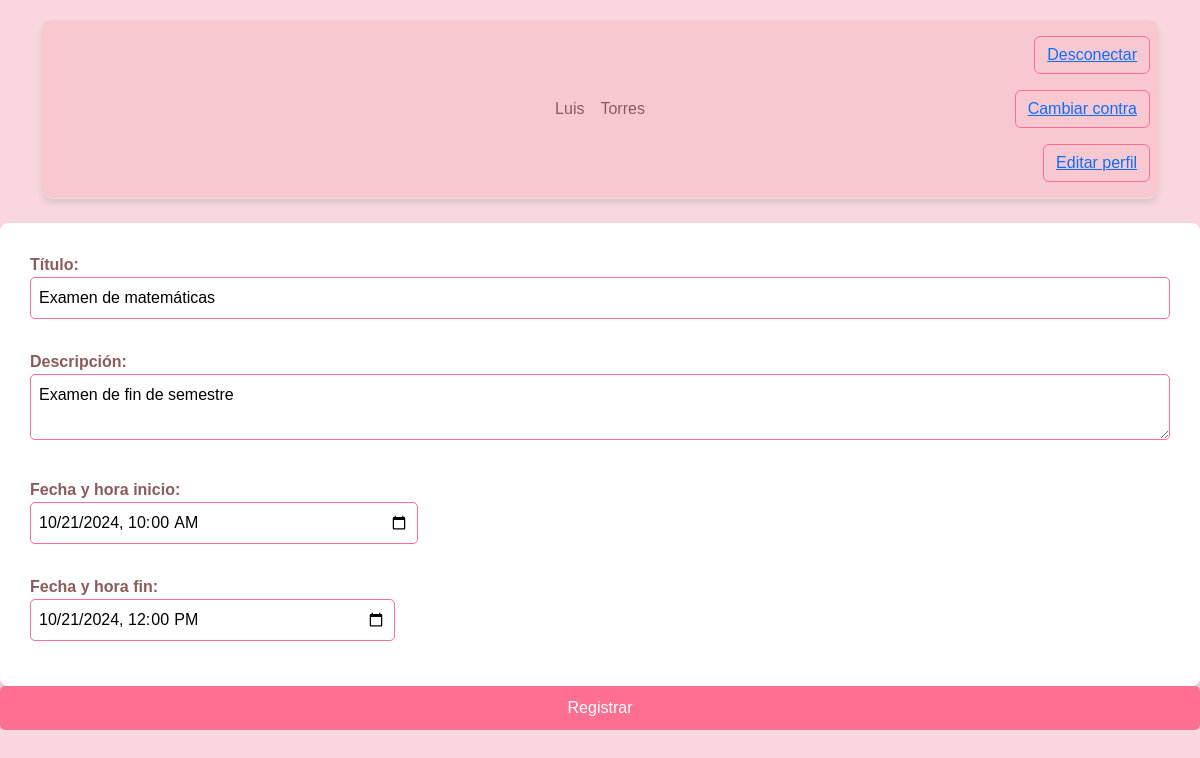
Page /edit-event.php?id=16 (signed in) on the committed database.
### tables this page shows
CREATE TABLE users (id INTEGER PRIMARY KEY AUTOINCREMENT,
                                                            email TEXT UNIQUE,
                                                            password TEXT,
                                                            first_name TEXT,
                                                            last_name TEXT,
                                                            birth_date TEXT,
                                                            about TEXT);

CREATE TABLE events (id INTEGER PRIMARY KEY AUTOINCREMENT,
                                                            user_id INTEGER,
                                                            title TEXT,
                                                            description TEXT,
                                                            start_date TEXT,
                                                            end_date TEXT,
                                                            FOREIGN KEY(user_id) REFERENCES users(id));

### data-access/CalendarDataAccess.php (called while the page is built, shortened)
<?php
require_once __DIR__ . "/../entities/User.php";
require_once __DIR__ . "/../entities/Event.php";
class CalendarDataAccess
{
    private $pdo;
    public function __construct($dbFile)
    {
        $this->pdo = new PDO("sqlite:" . $dbFile);
        $this->pdo->setAttribute(PDO::ATTR_ERRMODE, PDO::ERRMODE_EXCEPTION);
        $this->createInitialDataIfTablesEmpty();
    }
    private function createTables(): void
    {
        $this->pdo->exec("CREATE TABLE IF NOT EXISTS users (id INTEGER PRIMARY KEY AUTOINCREMENT,
                                                            email TEXT UNIQUE,
                                                            password TEXT,
                                                            first_name TEXT,
                                                            last_name TEXT,
                                                            birth_date TEXT,
                                                            about TEXT)");
        $this->pdo->exec("CREATE TABLE IF NOT EXISTS events (id INTEGER PRIMARY KEY AUTOINCREMENT,
                                                            user_id INTEGER,
                                                            title TEXT,
                                                            description TEXT,
                                                            start_date TEXT,
                                                            end_date TEXT,
                                                            FOREIGN KEY(user_id) REFERENCES users(id))");
    }
    private function createInitialDataIfTablesEmpty(): void
    {
        if ($this->isUsersTableEmpty()) {
            $this->createInitialUsers();
        }
        if ($this->isEventsTableEmpty()) {
            $this->createInitialEvents();
        }
    }
    private function isUsersTableEmpty(): bool
    {
        $stmt = $this->pdo->query("SELECT COUNT(1) as count FROM users");
        $result = $stmt->fetch(PDO::FETCH_ASSOC);
        return $result['count'] == 0;
    }
    private function isEventsTableEmpty(): bool
    {
        $stmt = $this->pdo->query("SELECT COUNT(1) as count FROM events");
        $result = $stmt->fetch(PDO::FETCH_ASSOC);
        return $result['count'] == 0;
    }
    public function getUserById(int $userId): ?User
    {
        $stmt = $this->pdo->prepare("SELECT * FROM users WHERE id = :id");
        $stmt->execute([':id' => $userId]);
        $result = $stmt->fetch(PDO::FETCH_ASSOC);
        if ($result) {
            $user = new User(
                $result['email'],
                $result['password'],
                $result['first_name'],
                $result['last_name'],
                $result['birth_date'],
                $result['about'],
                $result['id']
            );
            return $user;
        } else {
            return null;
        }
    }
    public function getEventById(int $eventId): ?Event
    {
        $stmt = $this->pdo->prepare("SELECT * FROM events WHERE id = :id");
        $stmt->bindValue(':id', $eventId);
        $stmt->execute();
        $row = $stmt->fetch(PDO::FETCH_ASSOC);
        if ($row) {
            $event = new Event(
                $row['user_id'],
                $row['title'],
                $row['description'],
                $row['start_date'],
                $row['end_date'],
                $row['id']
            );
            return $event;
        }
        return null;
    }
}

### entities/User.php (called while the page is built, shortened)
<?php
class User
{
    private $firstName;
    private $lastName;
    public function getFirstName()
    {
        return $this->firstName;
    }
    public function getLastName()
    {
        return $this->lastName;
    }
    public function setFirstName($firstName)
    {
        $this->firstName = $firstName;
    }
    public function setLastName($lastName)
    {
        $this->lastName = $lastName;
    }
}

### entities/Event.php (called while the page is built, shortened)
<?php
class Event
{
    private $title;
    private $description;
    private $startDate;
    private $endDate;
    public function getTitle()
    {
        return $this->title;
    }
    public function getDescription()
    {
        return $this->description;
    }
    public function getStartDate()
    {
        return $this->startDate;
    }
    public function getEndDate()
    {
        return $this->endDate;
    }
    public function setTitle($title)
    {
        $this->title = $title;
    }
    public function setDescription($description)
    {
        $this->description = $description;
    }
    public function setStartDate($startDate)
    {
        $this->startDate = $startDate;
    }
    public function setEndDate($endDate)
    {
        $this->endDate = $endDate;
    }
}

### edit-event.php (the view, shortened to what this page needs)
<?php
require_once __DIR__ . "/data-access/CalendarDataAccess.php";
$dbFile = __DIR__ . '/CalendarDataAccess.php.db';
$CalendarDataAccess = new CalendarDataAccess($dbFile);
$idGet = null;
$errores = [];
$event = null;
if ($_SERVER['REQUEST_METHOD'] == 'GET') {
    if (isset($_GET['id']) && is_numeric($_GET['id'])) {
        $idGet = $_GET['id'];
    } else {
        array_push($errores, "No se ha proporcionado un ID válido.");
        $mostrarModal = true;
    }
    if ($idGet) {
        $event = $CalendarDataAccess->getEventById($idGet);
    }
}
$user = $CalendarDataAccess->getUserById($_SESSION['usuario']);
$nombre = $user->getFirstName();
$apellido = $user->getLastName();
?>
<!DOCTYPE html>
<html lang="en">
<head>
    <link href="https://cdn.jsdelivr.net/npm/bootstrap@5.3.3/dist/css/bootstrap.min.css" rel="stylesheet">
    <link rel="stylesheet" href="editEvent.css">
</head>
<body>
    <div class="container">
        <header class="d-flex flex-wrap align-items-center justify-content-center justify-content-md-between py-3 mb-4 border-bottom">
            <a href="/" class="d-flex align-items-center col-md-3 mb-2 mb-md-0 text-dark text-decoration-none">
                <svg class="bi me-2" width="40" height="32" role="img" aria-label="Bootstrap">
                    <use xlink:href="#bootstrap"></use>
                </svg>
            </a>
            <ul class="nav col-12 col-md-auto mb-2 justify-content-center mb-md-0">
                <li><a href="#" class="nav-link px-2 link-secondary"><?php echo $nombre ?></a></li>
                <li><a href="#" class="nav-link px-2 link-dark"><?php echo $apellido ?></a></li>
            </ul>
            <div class="col-md-3 text-end">
                <button type="button" class="btn btn-outline-primary me-2"><a href="logout.php"> Desconectar</a></button>
                <button type="button" class="btn btn-outline-primary me-2"><a href="change.password.php"> Cambiar contra</a></button>
                <button type="button" class="btn btn-outline-primary me-2"> <a href="#"> Editar perfil </a></button>
            </div>
        </header>
    </div>
    <form method="post" action="">
        <div class="seccion">
            <label>Título:</label>
            <input type="text" id="titulo" name="titulo" value="<?= $event ? $event->getTitle() : '' ?>" required>
            <label for="desc">Descripción: </label>
            <textarea name="desc" id="desc"><?= $event ? $event->getDescription() : '' ?></textarea>
            <label>Fecha y hora inicio: <input type="datetime-local" min="<?= date("Y-m-d\TH:i"); ?>" required name="fechaHora1" value="<?= $event ? $event->getStartDate() : '' ?>"></label>
            <label>Fecha y hora fin: <input type="datetime-local" min="<?= date("Y-m-d\TH:i"); ?>" required name="fechaHora2" value="<?= $event ? $event->getEndDate() : '' ?>"></label>
        </div>
        <div class="d-grid gap-2">
            <button class="btn btn-primary" type="submit">Registrar</button>
        </div>
    </form>
</body>
</html>

### editEvent.css (style rules this page uses)
body { background-color: #f8d7e1; font-family: Arial, sans-serif; }
.container { margin-top: 20px; }
header { background-color: #f8c8d1; padding: 20px 0; border-radius: 10px; box-shadow: 0 4px 6px rgba(0, 0, 0, 0.1); }
.nav-link { color: #8b5b5b !important; }
.btn-outline-primary { border-color: #ff6f91; }
.seccion { background-color: white; padding: 30px; border-radius: 8px; box-shadow: 0 4px 6px rgba(0, 0, 0, 0.1); }
label { font-weight: bold; color: #8b5b5b; }
input, textarea { border: 1px solid #ff6f91; border-radius: 5px; padding: 8px; width: 100%; margin-bottom: 15px; }
input[type="datetime-local"] { font-size: 1rem; }
button[type="submit"] { background-color: #ff6f91; color: white; border: none; padding: 10px; width: 100%; border-radius: 5px; }

### rows in the picture
users: first_name "Luis", last_name "Torres"
events: titulo "Examen de matemáticas", desc "Examen de fin de semestre", fechaHora1 "10/21/2024 10:00", fechaHora2 "10/21/2024 12:00"
